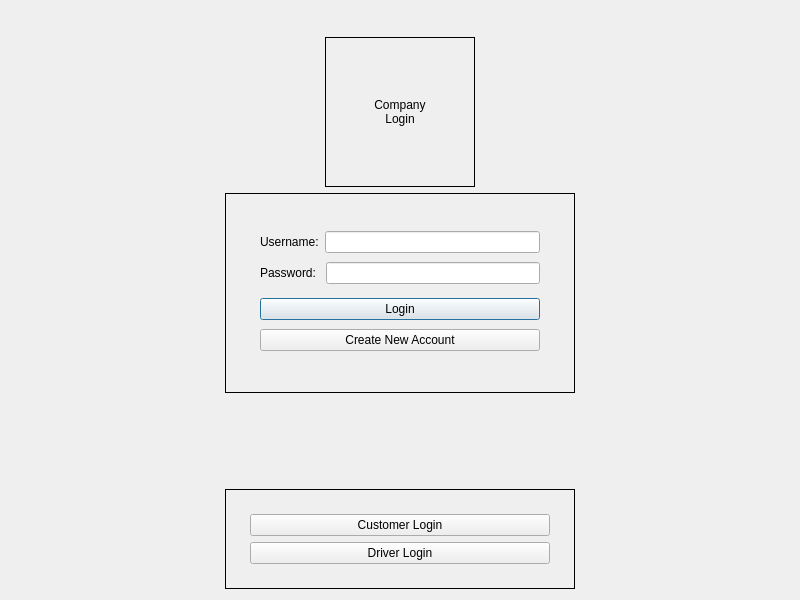
<?xml version="1.0" encoding="UTF-8"?>
<ui version="4.0">
 <class>companylogin</class>
 <widget class="QDialog" name="companylogin">
  <property name="geometry">
   <rect>
    <x>0</x>
    <y>0</y>
    <width>800</width>
    <height>600</height>
   </rect>
  </property>
  <property name="windowTitle">
   <string>Dialog</string>
  </property>
  <layout class="QVBoxLayout" name="verticalLayout_3">
   <item>
    <widget class="QMenuBar" name="menubar"/>
   </item>
   <item>
    <layout class="QVBoxLayout" name="verticalLayout">
     <item>
      <layout class="QHBoxLayout" name="horizontalLayout">
       <item>
        <spacer name="horizontalSpacer">
         <property name="orientation">
          <enum>Qt::Horizontal</enum>
         </property>
         <property name="sizeHint" stdset="0">
          <size>
           <width>40</width>
           <height>20</height>
          </size>
         </property>
        </spacer>
       </item>
      </layout>
     </item>
     <item>
      <layout class="QHBoxLayout" name="horizontalLayout_2">
       <property name="topMargin">
        <number>0</number>
       </property>
       <item>
        <widget class="QLabel" name="label">
         <property name="sizePolicy">
          <sizepolicy hsizetype="Fixed" vsizetype="Fixed">
           <horstretch>0</horstretch>
           <verstretch>0</verstretch>
          </sizepolicy>
         </property>
         <property name="minimumSize">
          <size>
           <width>150</width>
           <height>150</height>
          </size>
         </property>
         <property name="styleSheet">
          <string notr="true">border: 1px solid;</string>
         </property>
         <property name="text">
          <string>Company
Login</string>
         </property>
         <property name="alignment">
          <set>Qt::AlignCenter</set>
         </property>
        </widget>
       </item>
      </layout>
     </item>
     <item>
      <layout class="QHBoxLayout" name="horizontalLayout_3">
       <property name="topMargin">
        <number>0</number>
       </property>
       <item>
        <widget class="QWidget" name="loginForm" native="true">
         <property name="sizePolicy">
          <sizepolicy hsizetype="Fixed" vsizetype="Fixed">
           <horstretch>0</horstretch>
           <verstretch>0</verstretch>
          </sizepolicy>
         </property>
         <property name="minimumSize">
          <size>
           <width>350</width>
           <height>200</height>
          </size>
         </property>
         <property name="styleSheet">
          <string notr="true">#loginForm{ border: 1px solid; }</string>
         </property>
         <layout class="QVBoxLayout" name="verticalLayout_2">
          <property name="leftMargin">
           <number>35</number>
          </property>
          <property name="topMargin">
           <number>35</number>
          </property>
          <property name="rightMargin">
           <number>35</number>
          </property>
          <property name="bottomMargin">
           <number>35</number>
          </property>
          <item>
           <layout class="QHBoxLayout" name="NameField">
            <item>
             <widget class="QLabel" name="label_3">
              <property name="text">
               <string>Username:</string>
              </property>
             </widget>
            </item>
            <item>
             <widget class="QLineEdit" name="userName"/>
            </item>
           </layout>
          </item>
          <item>
           <layout class="QHBoxLayout" name="passField">
            <item>
             <widget class="QLabel" name="label_2">
              <property name="text">
               <string>Password: </string>
              </property>
             </widget>
            </item>
            <item>
             <widget class="QLineEdit" name="Password"/>
            </item>
           </layout>
          </item>
          <item>
           <spacer name="verticalSpacer_2">
            <property name="orientation">
             <enum>Qt::Vertical</enum>
            </property>
            <property name="sizeType">
             <enum>QSizePolicy::Fixed</enum>
            </property>
            <property name="sizeHint" stdset="0">
             <size>
              <width>20</width>
              <height>5</height>
             </size>
            </property>
           </spacer>
          </item>
          <item>
           <widget class="QPushButton" name="loginButton">
            <property name="text">
             <string>Login</string>
            </property>
           </widget>
          </item>
          <item>
           <widget class="QPushButton" name="pushButton_3">
            <property name="text">
             <string>Create New Account</string>
            </property>
           </widget>
          </item>
         </layout>
        </widget>
       </item>
      </layout>
     </item>
     <item>
      <spacer name="verticalSpacer">
       <property name="orientation">
        <enum>Qt::Vertical</enum>
       </property>
       <property name="sizeHint" stdset="0">
        <size>
         <width>20</width>
         <height>40</height>
        </size>
       </property>
      </spacer>
     </item>
     <item>
      <layout class="QHBoxLayout" name="horizontalLayout_5">
       <property name="topMargin">
        <number>0</number>
       </property>
       <item>
        <widget class="QWidget" name="otherLogins" native="true">
         <property name="sizePolicy">
          <sizepolicy hsizetype="Fixed" vsizetype="Fixed">
           <horstretch>0</horstretch>
           <verstretch>0</verstretch>
          </sizepolicy>
         </property>
         <property name="minimumSize">
          <size>
           <width>350</width>
           <height>100</height>
          </size>
         </property>
         <property name="styleSheet">
          <string notr="true">#otherLogins{ border: 1px solid; }</string>
         </property>
         <layout class="QVBoxLayout" name="verticalLayout_4">
          <property name="leftMargin">
           <number>25</number>
          </property>
          <property name="topMargin">
           <number>25</number>
          </property>
          <property name="rightMargin">
           <number>25</number>
          </property>
          <property name="bottomMargin">
           <number>25</number>
          </property>
          <item>
           <layout class="QHBoxLayout" name="horizontalLayout_8">
            <item>
             <widget class="QPushButton" name="customerLoginButton">
              <property name="text">
               <string>Customer Login</string>
              </property>
             </widget>
            </item>
           </layout>
          </item>
          <item>
           <layout class="QHBoxLayout" name="horizontalLayout_6">
            <item>
             <widget class="QPushButton" name="driverLoginButton">
              <property name="text">
               <string>Driver Login</string>
              </property>
             </widget>
            </item>
           </layout>
          </item>
         </layout>
        </widget>
       </item>
      </layout>
     </item>
    </layout>
   </item>
  </layout>
 </widget>
 <resources/>
 <connections/>
</ui>
